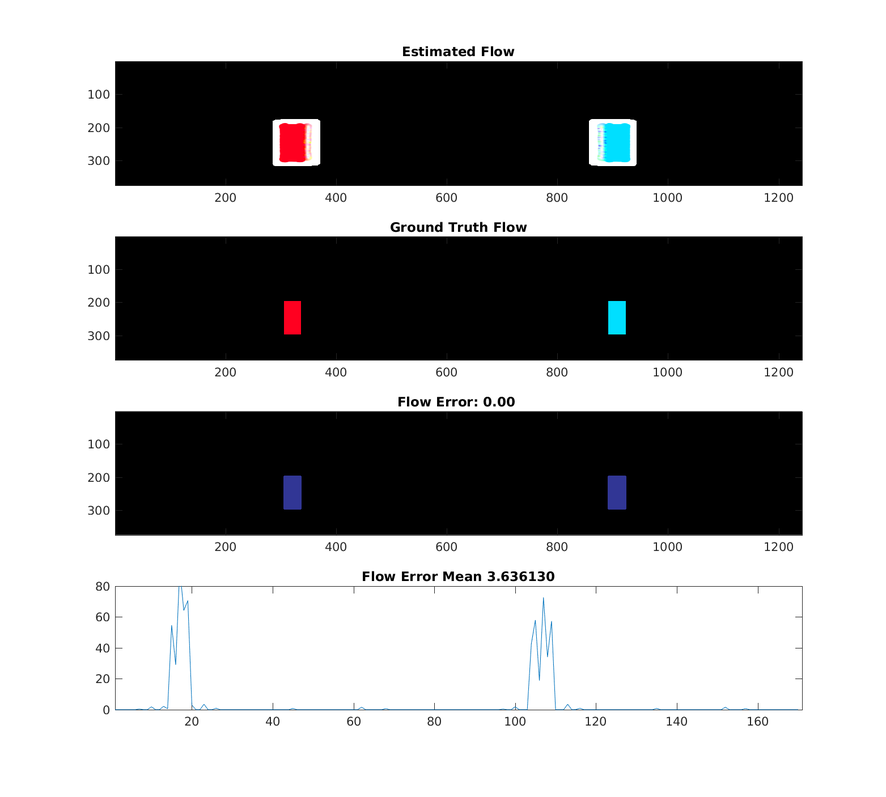
%> input picture KittiResult/figure/000169_10.png, 886 x 797 px, shrunk from 1563 x 1406 before the run
$ octave demo.m   (GNU Octave 9; MATLAB toolbox functions it lacks are replaced by stand-ins)
%> lines starting %> are read from the running program, lines starting %| are printed output that depends on the picture; in (x1, y1, x2, y2) boxes, pixels count from 0 and x2, y2 are one past the last pixel; in counts of white or black regions, pixels touching at a corner belong together; the program's own positions count from 1
%> further down, orig is the input picture: size 797x886x3 uint8; mean R, G, B 161.8, 161.9, 162.3
### project/BA_marcel/Final/Kitti/flow_read.m
function F = flow_read (filename)
% loads flow field F from png file
% for details see readme.txt

I = double(imread(filename));

F_u = I(:,:,1);
F_v = I(:,:,2);
F_valid = min(I(:,:,3),1);
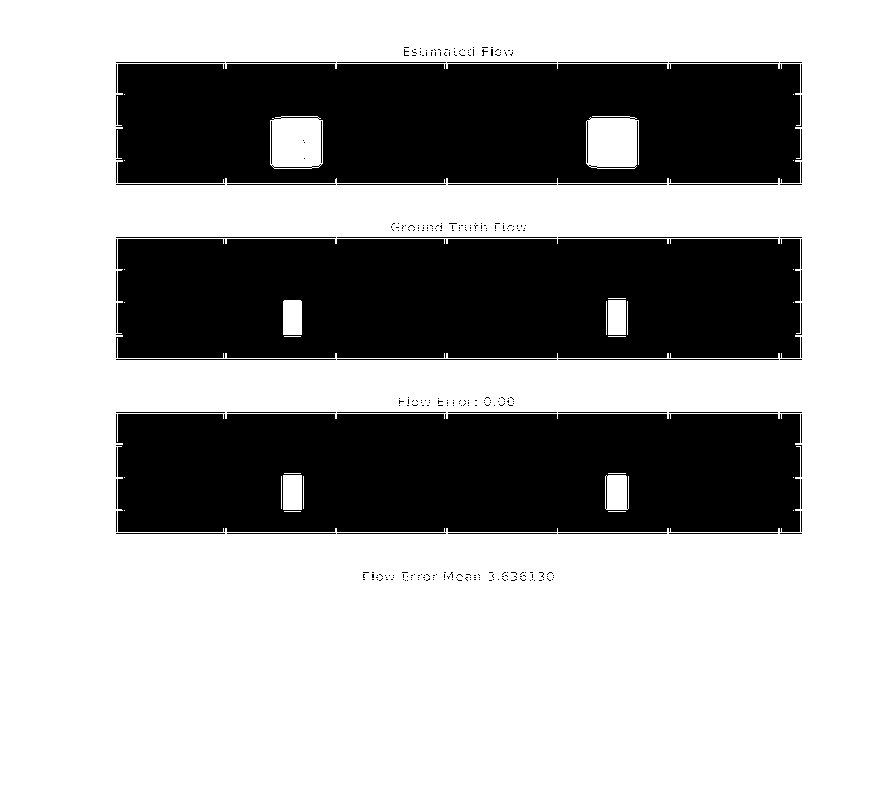
%> F_valid: size 797x886 double; values 0 (black) and 1 (white), 66.1% white; 323 black regions (266 under 20 px), largest, box (x1, y1, x2, y2) and area: (116, 239, 802, 358) 79580, (116, 414, 802, 532) 78767, (116, 64, 802, 183) 75856
F_u(F_valid==0) = 0;
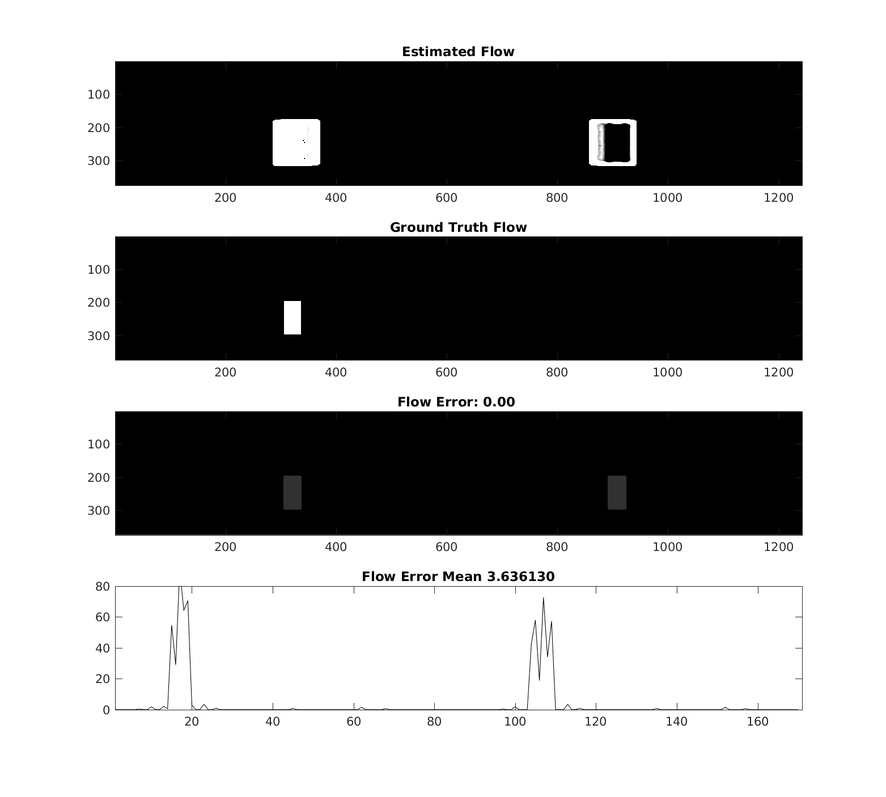
%> F_u: size 797x886 double; min 0, max 255, mean 161.8; mean of the top-left, top-right, bottom-left and bottom-right quarters 139.7, 125.9, 193.7, 187.8
F_v(F_valid==0) = 0;
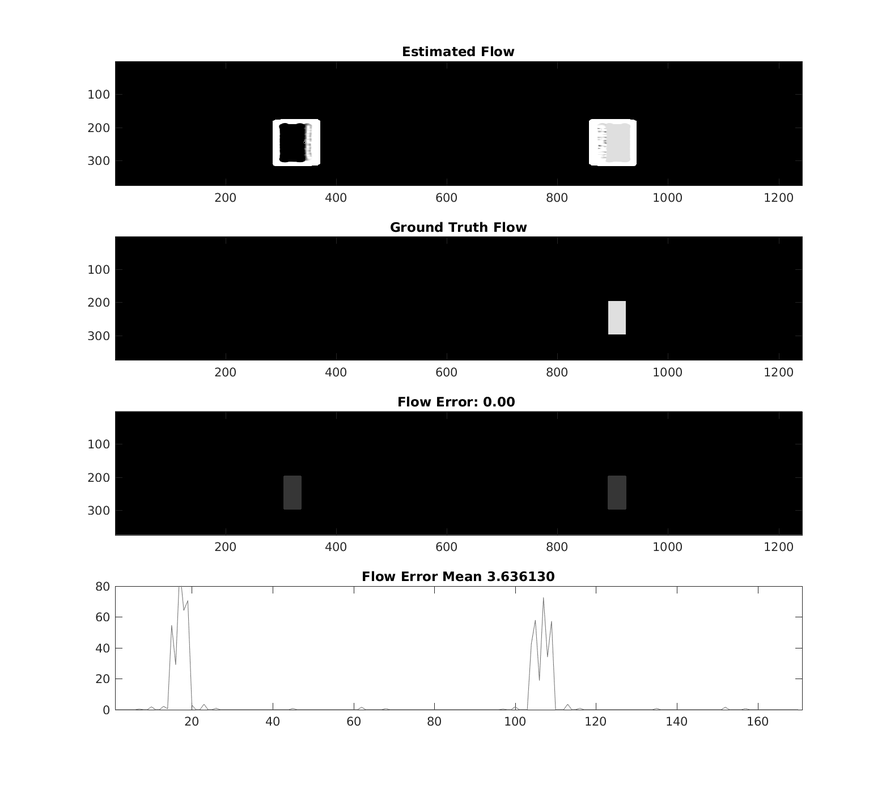
%> F_v: size 797x886 double; min 0, max 255, mean 161.9; mean of the top-left, top-right, bottom-left and bottom-right quarters 137.4, 127.9, 194, 188.1
F(:,:,1) = F_u;
F(:,:,2) = F_v;
F(:,:,3) = F_valid;
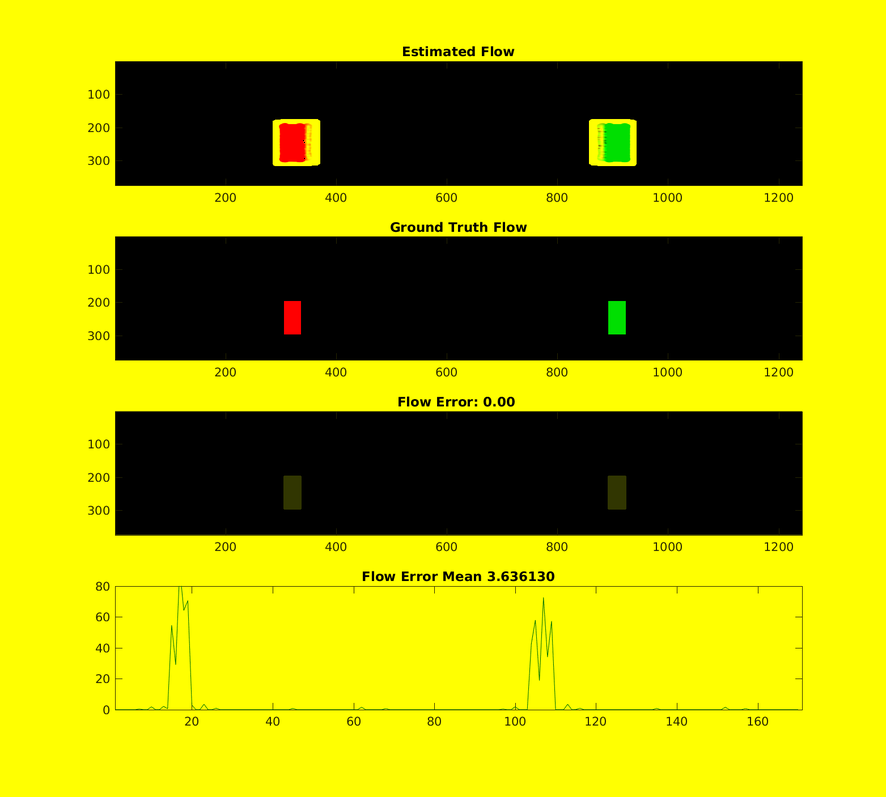
%> F: size 797x886x3 double; mean R, G, B 161.8, 161.9, 0.7

### kitti_eval/devkit_stereo_opticalflow_sceneflow/matlab/demo.m
disp('======= KITTI 2015 Benchmark Demo =======');
clear all; close all; dbstop error;

% error threshold 3px, >5%
tau = [3 0.2];

% original image
orig = imread('../../../kitti_dataset/stereo_opticalflow_sceneflow_dataset_with_calib/training/image_2/000169_10.png');
figure;
imshow(orig);
title('Original Image');

% flow demo
disp('Load and show optical flow field ... ');
%F_est = flow_read('data/flow_est.png');
%F_est = flow_read('../../../kitti_dataset/stereo_opticalflow_sceneflow_dataset_with_calib/training/flow_noc/000169_10.png');

%F_gt  = flow_read('data/flow_gt.png');
F_gt  = flow_read('../../../kitti_dataset/stereo_opticalflow_sceneflow_dataset_with_calib/training/flow_noc/000169_10.png');

%% DENSE
F_est_dense = flow_read('../../../project/BA_marcel/matlab/results_dense/000169_10.png');
%> (the run ends here)
